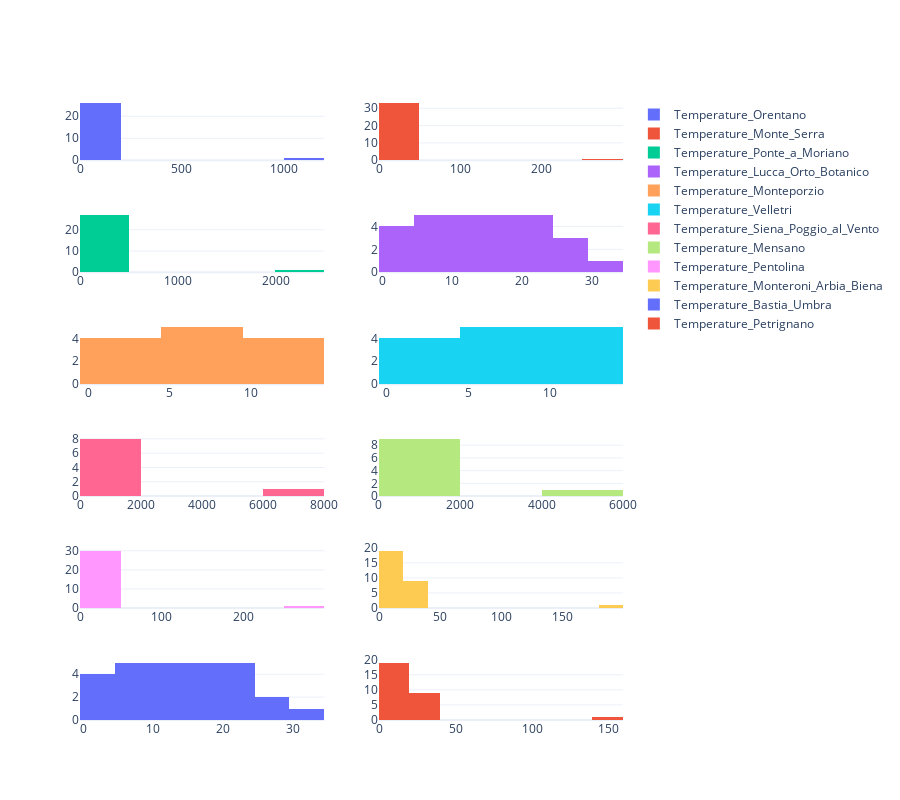

Notebook code cell kept with this figure:
### Code cell
traces = [
    go.Histogram(
        x = Temperature_concat[Temperature[i]].value_counts().unique(), 
        name=Temperature[i]
    ) for i in range(len(Temperature))
]

fig = make_subplots(rows=6, cols=2,subplot_titles=())
for i in range(len(traces)):
    fig.append_trace(
        traces[i], 
        (i // 2) + 1, 
        (i % 2) + 1
    )

fig.update_layout(
    template="plotly_white",
    height=800
)

fig.show()

### Figure 1 — Plotly figure (JSON) as saved in the notebook; plotly's stock layout.template omitted (floating-point values rounded to 4 significant figures)
{"data": [{"name": "Temperature_Orentano", "type": "histogram", "x": [1048, 28, 25, 24, 23, 22, 21, 20, 19, 18, 17, 16, 15, 14, 13, 12, 11, 10, 9, 8, 7, 6, 5, 4, 3, 2, 1], "xaxis": "x", "yaxis": "y"}, {"name": "Temperature_Monte_Serra", "type": "histogram", "x": [278, 35, 32, 31, 30, 29, 28, 27, 26, 25, 24, 23, 22, 21, 20, 19, 18, 17, 16, 15, 14, 13, 12, 11, 10, 9, 8, 7, 6, 5, 4, 3, 2, 1], "xaxis": "x2", "yaxis": "y2"}, {"name": "Temperature_Ponte_a_Moriano", "type": "histogram", "x": [2131, 27, 26, 25, 24, 23, 22, 21, 20, 19, 18, 17, 16, 15, 14, 13, 12, 11, 10, 9, 8, 7, 6, 5, 4, 3, 2, 1], "xaxis": "x3", "yaxis": "y3"}, {"name": "Temperature_Lucca_Orto_Botanico", "type": "histogram", "x": [32, 27, 26, 25, 24, 23, 22, 21, 20, 19, 18, 17, 16, 15, 14, 13, 12, 11, 10, 9, 8, 7, 6, 5, 4, 3, 2, 1], "xaxis": "x4", "yaxis": "y4"}, {"name": "Temperature_Monteporzio", "type": "histogram", "x": [13, 12, 11, 10, 9, 8, 7, 6, 5, 4, 3, 2, 1], "xaxis": "x5", "yaxis": "y5"}, {"name": "Temperature_Velletri", "type": "histogram", "x": [14, 13, 12, 11, 10, 9, 8, 7, 6, 5, 4, 3, 2, 1], "xaxis": "x6", "yaxis": "y6"}, {"name": "Temperature_Siena_Poggio_al_Vento", "type": "histogram", "x": [6534, 8, 7, 6, 5, 4, 3, 2, 1], "xaxis": "x7", "yaxis": "y7"}, {"name": "Temperature_Mensano", "type": "histogram", "x": [5767, 9, 8, 7, 6, 5, 4, 3, 2, 1], "xaxis": "x8", "yaxis": "y8"}, {"name": "Temperature_Pentolina", "type": "histogram", "x": [283, 30, 29, 28, 27, 26, 25, 24, 23, 22, 21, 20, 19, 18, 17, 16, 15, 14, 13, 12, 11, 10, 9, 8, 7, 6, 5, 4, 3, 2, 1], "xaxis": "x9", "yaxis": "y9"}, {"name": "Temperature_Monteroni_Arbia_Biena", "type": "histogram", "x": [190, 28, 27, 26, 25, 24, 23, 22, 21, 20, 19, 18, 17, 16, 15, 14, 13, 12, 11, 10, 9, 8, 7, 6, 5, 4, 3, 2, 1], "xaxis": "x10", "yaxis": "y10"}, {"name": "Temperature_Bastia_Umbra", "type": "histogram", "x": [31, 26, 25, 24, 23, 22, 21, 20, 19, 18, 17, 16, 15, 14, 13, 12, 11, 10, 9, 8, 7, 6, 5, 4, 3, 2, 1], "xaxis": "x11", "yaxis": "y11"}, {"name": "Temperature_Petrignano", "type": "histogram", "x": [153, 29, 27, 26, 25, 24, 23, 22, 21, 20, 19, 18, 17, 16, 15, 14, 13, 12, 11, 10, 9, 8, 7, 6, 5, 4, 3, 2, 1], "xaxis": "x12", "yaxis": "y12"}], "layout": {"height": 800, "xaxis": {"anchor": "y", "domain": [0.0, 0.45]}, "xaxis10": {"anchor": "y10", "domain": [0.55, 1.0]}, "xaxis11": {"anchor": "y11", "domain": [0.0, 0.45]}, "xaxis12": {"anchor": "y12", "domain": [0.55, 1.0]}, "xaxis2": {"anchor": "y2", "domain": [0.55, 1.0]}, "xaxis3": {"anchor": "y3", "domain": [0.0, 0.45]}, "xaxis4": {"anchor": "y4", "domain": [0.55, 1.0]}, "xaxis5": {"anchor": "y5", "domain": [0.0, 0.45]}, "xaxis6": {"anchor": "y6", "domain": [0.55, 1.0]}, "xaxis7": {"anchor": "y7", "domain": [0.0, 0.45]}, "xaxis8": {"anchor": "y8", "domain": [0.55, 1.0]}, "xaxis9": {"anchor": "y9", "domain": [0.0, 0.45]}, "yaxis": {"anchor": "x", "domain": [0.9028, 1.0]}, "yaxis10": {"anchor": "x10", "domain": [0.1806, 0.2778]}, "yaxis11": {"anchor": "x11", "domain": [0.0, 0.09722]}, "yaxis12": {"anchor": "x12", "domain": [0.0, 0.09722]}, "yaxis2": {"anchor": "x2", "domain": [0.9028, 1.0]}, "yaxis3": {"anchor": "x3", "domain": [0.7222, 0.8194]}, "yaxis4": {"anchor": "x4", "domain": [0.7222, 0.8194]}, "yaxis5": {"anchor": "x5", "domain": [0.5417, 0.6389]}, "yaxis6": {"anchor": "x6", "domain": [0.5417, 0.6389]}, "yaxis7": {"anchor": "x7", "domain": [0.3611, 0.4583]}, "yaxis8": {"anchor": "x8", "domain": [0.3611, 0.4583]}, "yaxis9": {"anchor": "x9", "domain": [0.1806, 0.2778]}}}
